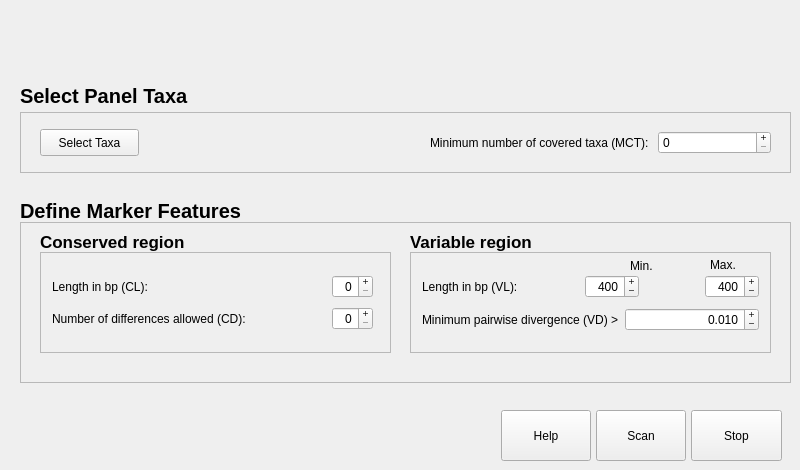
    <widget class="QWidget" name="tab_markers">
     <attribute name="title">
      <string>Marker Discovery / Selection</string>
     </attribute>
     <widget class="QLabel" name="label_32">
      <property name="geometry">
       <rect>
        <x>20</x>
        <y>200</y>
        <width>261</width>
        <height>21</height>
       </rect>
      </property>
      <property name="font">
       <font>
        <family>Lucida Grande</family>
        <pointsize>15</pointsize>
        <weight>75</weight>
        <bold>true</bold>
       </font>
      </property>
      <property name="text">
       <string>Define Marker Features</string>
      </property>
     </widget>
     <widget class="QFrame" name="frame_20">
      <property name="geometry">
       <rect>
        <x>20</x>
        <y>222</y>
        <width>771</width>
        <height>161</height>
       </rect>
      </property>
      <property name="frameShape">
       <enum>QFrame::StyledPanel</enum>
      </property>
      <property name="frameShadow">
       <enum>QFrame::Raised</enum>
      </property>
      <widget class="QFrame" name="frame_21">
       <property name="geometry">
        <rect>
         <x>20</x>
         <y>30</y>
         <width>351</width>
         <height>101</height>
        </rect>
       </property>
       <property name="frameShape">
        <enum>QFrame::StyledPanel</enum>
       </property>
       <property name="frameShadow">
        <enum>QFrame::Raised</enum>
       </property>
       <widget class="QWidget" name="layoutWidget">
        <property name="geometry">
         <rect>
          <x>12</x>
          <y>21</y>
          <width>321</width>
          <height>62</height>
         </rect>
        </property>
        <layout class="QGridLayout" name="gridLayout_5">
         <item row="0" column="0">
          <widget class="QLabel" name="label_26">
           <property name="text">
            <string>Length in bp (CL):</string>
           </property>
          </widget>
         </item>
         <item row="0" column="1" colspan="2">
          <spacer name="horizontalSpacer_5">
           <property name="orientation">
            <enum>Qt::Horizontal</enum>
           </property>
           <property name="sizeHint" stdset="0">
            <size>
             <width>138</width>
             <height>24</height>
            </size>
           </property>
          </spacer>
         </item>
         <item row="0" column="3">
          <widget class="QSpinBox" name="spinBox_CRS">
           <property name="alignment">
            <set>Qt::AlignRight|Qt::AlignTrailing|Qt::AlignVCenter</set>
           </property>
           <property name="buttonSymbols">
            <enum>QAbstractSpinBox::PlusMinus</enum>
           </property>
          </widget>
         </item>
         <item row="1" column="0" colspan="2">
          <widget class="QLabel" name="label_27">
           <property name="text">
            <string>Number of differences allowed (CD):</string>
           </property>
          </widget>
         </item>
         <item row="1" column="2">
          <spacer name="horizontalSpacer_3">
           <property name="orientation">
            <enum>Qt::Horizontal</enum>
           </property>
           <property name="sizeHint" stdset="0">
            <size>
             <width>13</width>
             <height>24</height>
            </size>
           </property>
          </spacer>
         </item>
         <item row="1" column="3">
          <widget class="QSpinBox" name="spinBox_MVCR">
           <property name="alignment">
            <set>Qt::AlignRight|Qt::AlignTrailing|Qt::AlignVCenter</set>
           </property>
           <property name="buttonSymbols">
            <enum>QAbstractSpinBox::PlusMinus</enum>
           </property>
          </widget>
         </item>
        </layout>
       </widget>
      </widget>
      <widget class="QFrame" name="frame_22">
       <property name="geometry">
        <rect>
         <x>390</x>
         <y>30</y>
         <width>361</width>
         <height>101</height>
        </rect>
       </property>
       <property name="frameShape">
        <enum>QFrame::StyledPanel</enum>
       </property>
       <property name="frameShadow">
        <enum>QFrame::Raised</enum>
       </property>
       <widget class="QLabel" name="label_10">
        <property name="geometry">
         <rect>
          <x>220</x>
          <y>5</y>
          <width>31</width>
          <height>17</height>
         </rect>
        </property>
        <property name="text">
         <string>Min.</string>
        </property>
       </widget>
       <widget class="QLabel" name="label_11">
        <property name="geometry">
         <rect>
          <x>300</x>
          <y>4</y>
          <width>31</width>
          <height>17</height>
         </rect>
        </property>
        <property name="text">
         <string>Max.</string>
        </property>
       </widget>
       <widget class="QWidget" name="layoutWidget">
        <property name="geometry">
         <rect>
          <x>12</x>
          <y>20</y>
          <width>337</width>
          <height>64</height>
         </rect>
        </property>
        <layout class="QGridLayout" name="gridLayout_7">
         <item row="0" column="0" colspan="2">
          <layout class="QHBoxLayout" name="horizontalLayout">
           <item>
            <widget class="QLabel" name="label_25">
             <property name="text">
              <string>&lt;html&gt;&lt;head/&gt;&lt;body&gt;&lt;p&gt;Length in bp (VL):&lt;/p&gt;&lt;/body&gt;&lt;/html&gt;</string>
             </property>
            </widget>
           </item>
           <item>
            <spacer name="horizontalSpacer_6">
             <property name="orientation">
              <enum>Qt::Horizontal</enum>
             </property>
             <property name="sizeHint" stdset="0">
              <size>
               <width>38</width>
               <height>24</height>
              </size>
             </property>
            </spacer>
           </item>
           <item>
            <widget class="QSpinBox" name="spinBox_VRS_min">
             <property name="alignment">
              <set>Qt::AlignRight|Qt::AlignTrailing|Qt::AlignVCenter</set>
             </property>
             <property name="buttonSymbols">
              <enum>QAbstractSpinBox::PlusMinus</enum>
             </property>
             <property name="minimum">
              <number>1</number>
             </property>
             <property name="maximum">
              <number>9000</number>
             </property>
             <property name="value">
              <number>400</number>
             </property>
            </widget>
           </item>
           <item>
            <spacer name="horizontalSpacer_7">
             <property name="orientation">
              <enum>Qt::Horizontal</enum>
             </property>
             <property name="sizeHint" stdset="0">
              <size>
               <width>13</width>
               <height>24</height>
              </size>
             </property>
            </spacer>
           </item>
           <item>
            <widget class="QSpinBox" name="spinBox_VRS_max">
             <property name="alignment">
              <set>Qt::AlignRight|Qt::AlignTrailing|Qt::AlignVCenter</set>
             </property>
             <property name="buttonSymbols">
              <enum>QAbstractSpinBox::PlusMinus</enum>
             </property>
             <property name="minimum">
              <number>1</number>
             </property>
             <property name="maximum">
              <number>9000</number>
             </property>
             <property name="value">
              <number>400</number>
             </property>
            </widget>
           </item>
          </layout>
         </item>
         <item row="1" column="0">
          <widget class="QLabel" name="label_28">
           <property name="text">
            <string>Minimum pairwise divergence (VD) &gt;</string>
           </property>
          </widget>
         </item>
         <item row="1" column="1">
          <widget class="QDoubleSpinBox" name="doubleSpinBox_variation_percentage">
           <property name="locale">
            <locale language="English" country="UnitedStates"/>
           </property>
           <property name="alignment">
            <set>Qt::AlignRight|Qt::AlignTrailing|Qt::AlignVCenter</set>
           </property>
           <property name="buttonSymbols">
            <enum>QAbstractSpinBox::PlusMinus</enum>
           </property>
           <property name="prefix">
            <string notr="true"/>
           </property>
           <property name="decimals">
            <number>3</number>
           </property>
           <property name="minimum">
            <double>0.000000000000000</double>
           </property>
           <property name="maximum">
            <double>99.989999999999995</double>
           </property>
           <property name="singleStep">
            <double>0.001000000000000</double>
           </property>
           <property name="value">
            <double>0.010000000000000</double>
           </property>
          </widget>
         </item>
        </layout>
       </widget>
      </widget>
      <widget class="QLabel" name="label_37">
       <property name="geometry">
        <rect>
         <x>20</x>
         <y>10</y>
         <width>191</width>
         <height>20</height>
        </rect>
       </property>
       <property name="font">
        <font>
         <family>Lucida Grande</family>
         <pointsize>13</pointsize>
         <weight>75</weight>
         <bold>true</bold>
        </font>
       </property>
       <property name="text">
        <string>&lt;html&gt;&lt;head/&gt;&lt;body&gt;&lt;p&gt;Conserved region&lt;/p&gt;&lt;/body&gt;&lt;/html&gt;</string>
       </property>
      </widget>
      <widget class="QLabel" name="label_39">
       <property name="geometry">
        <rect>
         <x>390</x>
         <y>10</y>
         <width>191</width>
         <height>20</height>
        </rect>
       </property>
       <property name="font">
        <font>
         <family>Lucida Grande</family>
         <pointsize>13</pointsize>
         <weight>75</weight>
         <bold>true</bold>
        </font>
       </property>
       <property name="text">
        <string>&lt;html&gt;&lt;head/&gt;&lt;body&gt;&lt;p&gt;Variable region&lt;/p&gt;&lt;/body&gt;&lt;/html&gt;</string>
       </property>
      </widget>
     </widget>
     <widget class="QLabel" name="label_51">
      <property name="geometry">
       <rect>
        <x>20</x>
        <y>80</y>
        <width>361</width>
        <height>31</height>
       </rect>
      </property>
      <property name="font">
       <font>
        <family>Lucida Grande</family>
        <pointsize>15</pointsize>
        <weight>75</weight>
        <bold>true</bold>
       </font>
      </property>
      <property name="text">
       <string>Select Panel Taxa </string>
      </property>
     </widget>
     <widget class="QFrame" name="frame_18">
      <property name="geometry">
       <rect>
        <x>20</x>
        <y>112</y>
        <width>771</width>
        <height>61</height>
       </rect>
      </property>
      <property name="frameShape">
       <enum>QFrame::StyledPanel</enum>
      </property>
      <property name="frameShadow">
       <enum>QFrame::Raised</enum>
      </property>
      <widget class="QWidget" name="layoutWidget_2">
       <property name="geometry">
        <rect>
         <x>410</x>
         <y>10</y>
         <width>341</width>
         <height>41</height>
        </rect>
       </property>
       <layout class="QGridLayout" name="gridLayout_4">
        <item row="0" column="0">
         <widget class="QLabel" name="label_34">
          <property name="text">
           <string>Minimum number of covered taxa (MCT): </string>
          </property>
         </widget>
        </item>
        <item row="0" column="1">
         <widget class="QSpinBox" name="spinBox_msa_markers">
          <property name="buttonSymbols">
           <enum>QAbstractSpinBox::PlusMinus</enum>
          </property>
         </widget>
        </item>
       </layout>
      </widget>
      <widget class="QPushButton" name="pushButton">
       <property name="geometry">
        <rect>
         <x>20</x>
         <y>17</y>
         <width>99</width>
         <height>27</height>
        </rect>
       </property>
       <property name="text">
        <string>Select Taxa</string>
       </property>
      </widget>
     </widget>
     <widget class="QPushButton" name="Help_button_DOMINO_marker_Identif_tab">
      <property name="geometry">
       <rect>
        <x>501</x>
        <y>410</y>
        <width>90</width>
        <height>51</height>
       </rect>
      </property>
      <property name="text">
       <string>Help</string>
      </property>
     </widget>
     <widget class="QPushButton" name="run_DOMINO_marker_identification_button">
      <property name="geometry">
       <rect>
        <x>596</x>
        <y>410</y>
        <width>90</width>
        <height>51</height>
       </rect>
      </property>
      <property name="text">
       <string>Scan</string>
      </property>
     </widget>
     <widget class="QPushButton" name="pushButton_stop_DOMINO_marker_identification">
      <property name="geometry">
       <rect>
        <x>691</x>
        <y>410</y>
        <width>91</width>
        <height>51</height>
       </rect>
      </property>
      <property name="text">
       <string>Stop</string>
      </property>
     </widget>
     <widget class="QLabel" name="label_data">
      <property name="geometry">
       <rect>
        <x>20</x>
        <y>10</y>
        <width>401</width>
        <height>61</height>
       </rect>
      </property>
      <property name="text">
       <string/>
      </property>
     </widget>
    </widget>
